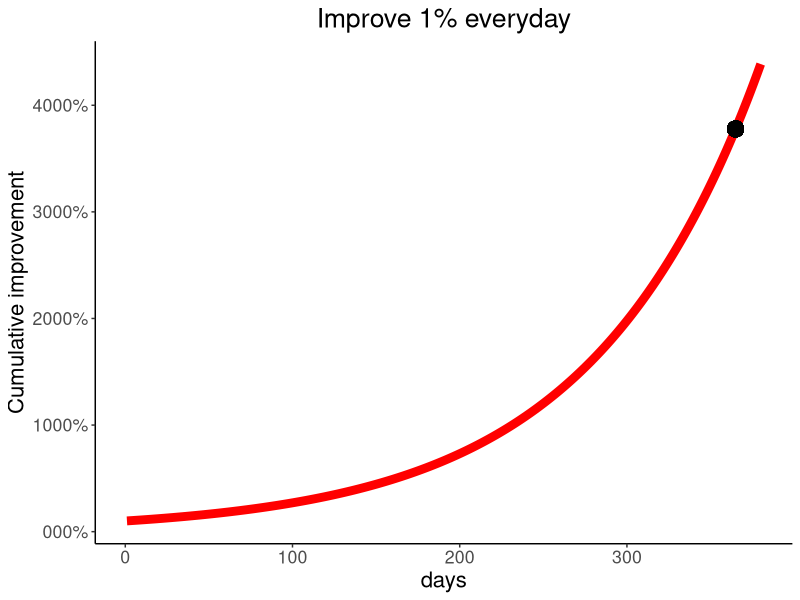
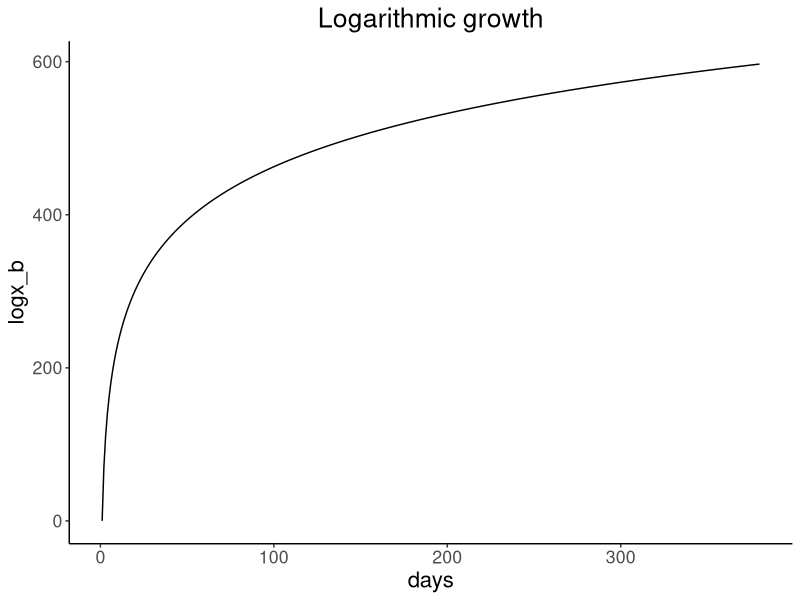
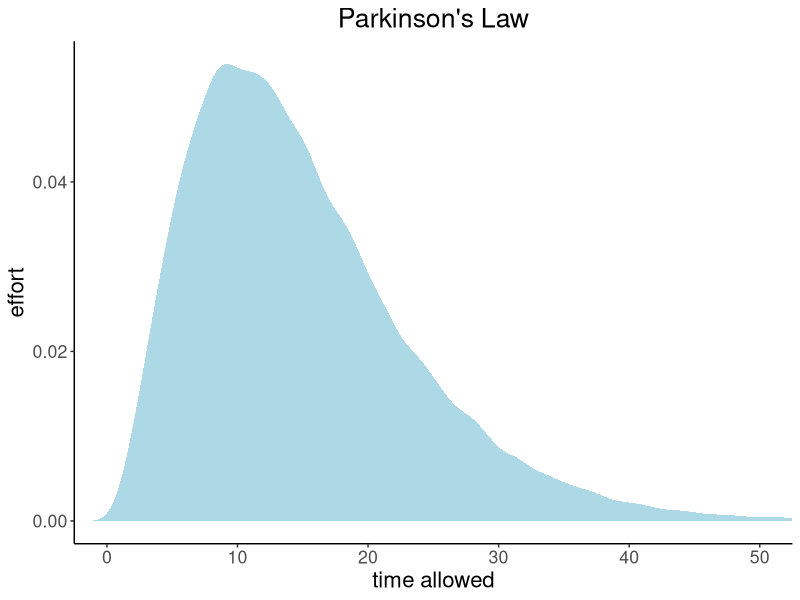
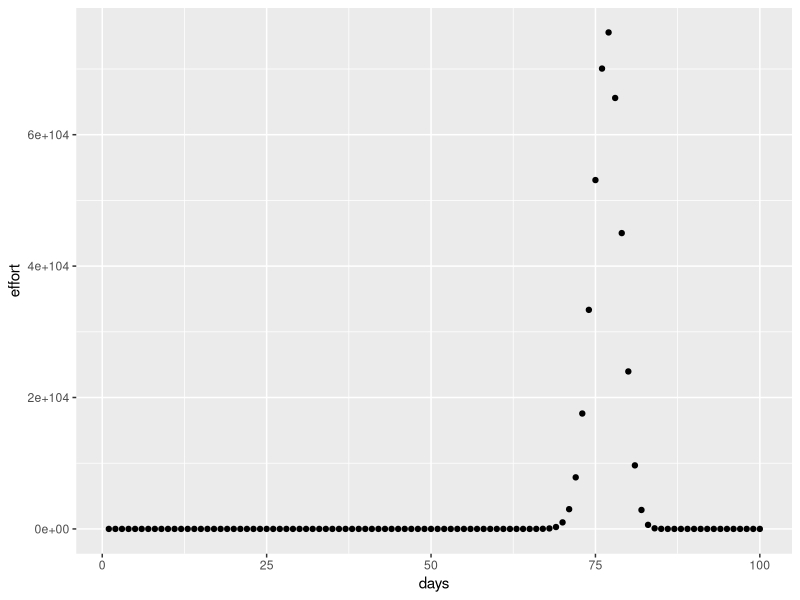

Here is the R script that generated these plots, in order:
## ---- chunk 1
library(tidyverse)
days <- 1:380
b <- rep(1.01, 380)
results <- b^days
logx_b <- log(days, b)
logexp <- data.frame(days, b, results, logx_b)


logexp %>% 
  ggplot(aes(x=days, y=results)) +
  geom_line(size=3, color = "red") + 
  theme_classic() +
   theme(text = element_text(size=16), 
         plot.title =element_text(hjust=0.5)) +
  labs(title = "Improve 1% everyday", y = "Cumulative improvement") + scale_y_continuous(labels = function(x) paste0(x, "00%")) + geom_point(aes(x=365, y=37.78), size=5)
  
# geom_hline(yintercept=37.5, lty=2) + geom_vline(xintercept = 365, lty=2)

logexp %>% 
  ggplot(aes(x=days, y=logx_b)) + 
  geom_line() +
  theme_classic() + 
  theme(text = element_text(size=16), 
         plot.title =element_text(hjust=0.5)) +
  labs(title = "Logarithmic growth") 
## ---- chunk 2
library(ggplot2)
library(MASS)

# Generate gamma rvs

x <- rgamma(100000, shape = 3, rate = 0.2)

den <- density(x)

dat <- data.frame(x = den$x, y = den$y)

# Plot density as points

ggplot(data = dat, aes(x = x, y = y)) + 
  geom_area(fill="lightblue") +
  theme_classic() +
  theme(text = element_text(size=16), 
         plot.title =element_text(hjust=0.5)) +
  labs(title = "Parkinson's Law", x = "time allowed", y = "effort") + coord_cartesian(xlim = c(0, 50))

vec <- dat$y
## ---- chunk 3
library(tidyverse)
# Parkinson's Law

# effort = x = (2k^m+ p) / n 
 
# Where m is equal to time.
# n is effective units being administered

days <- 1:100
p <- 10
n <- 50
k <- 100:1
effort <- ((2*(k^days))+p)/n

park <- data.frame(days, effort)
park %>% ggplot(aes(x=days, y=effort)) + geom_point()
